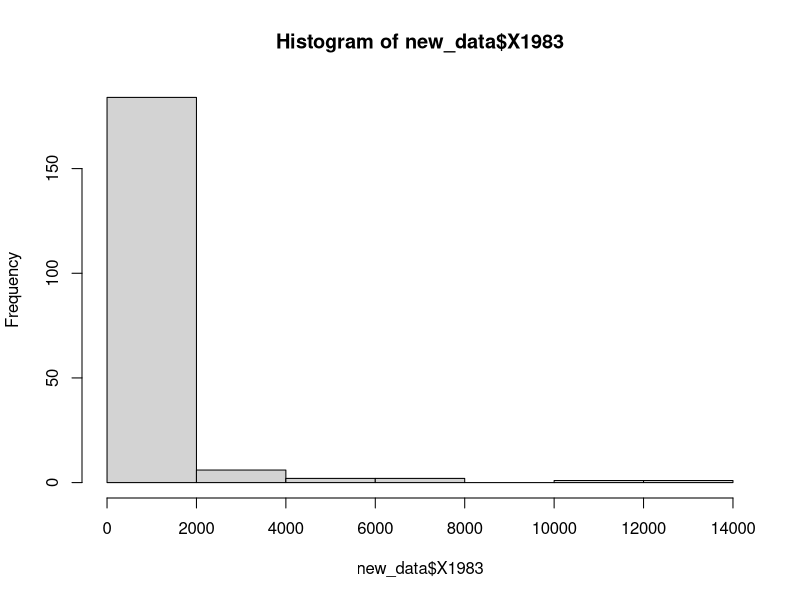
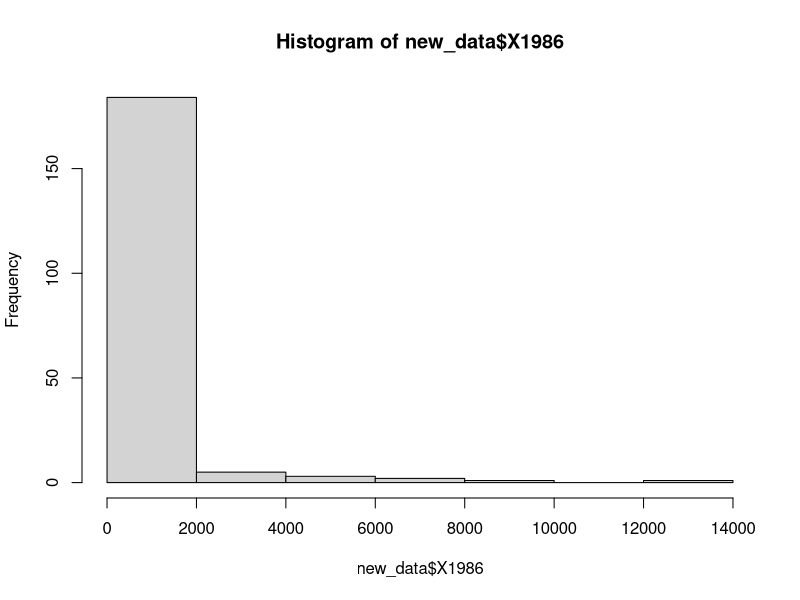
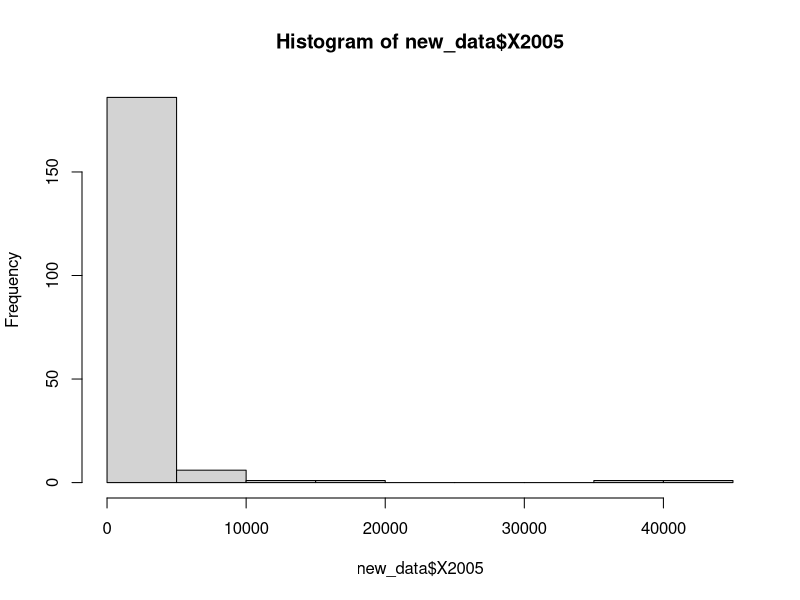
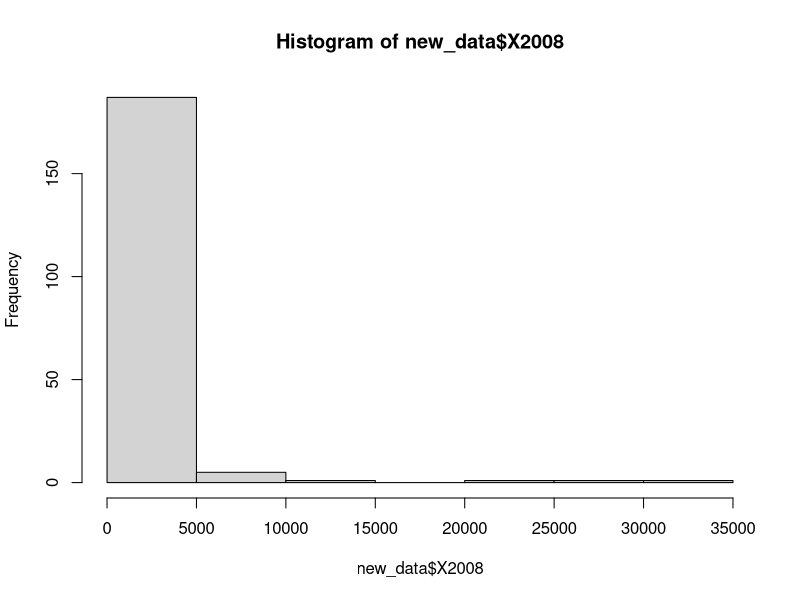
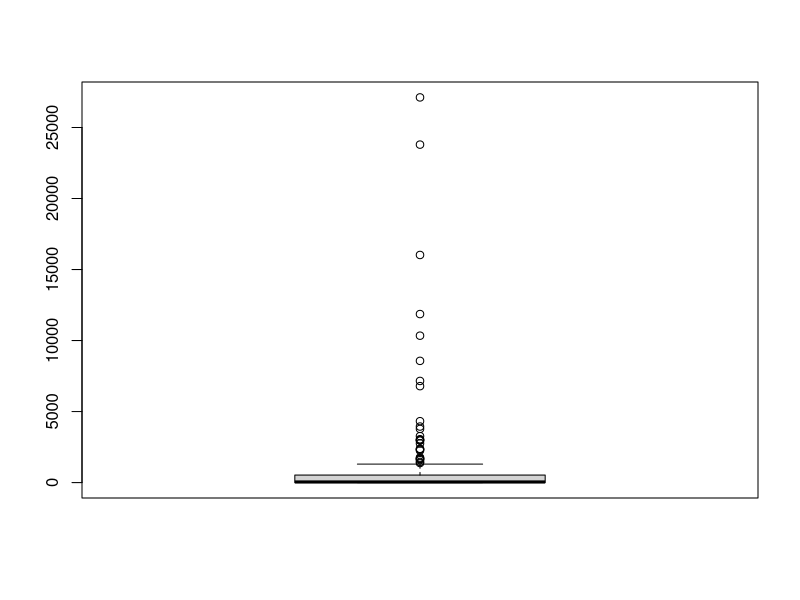
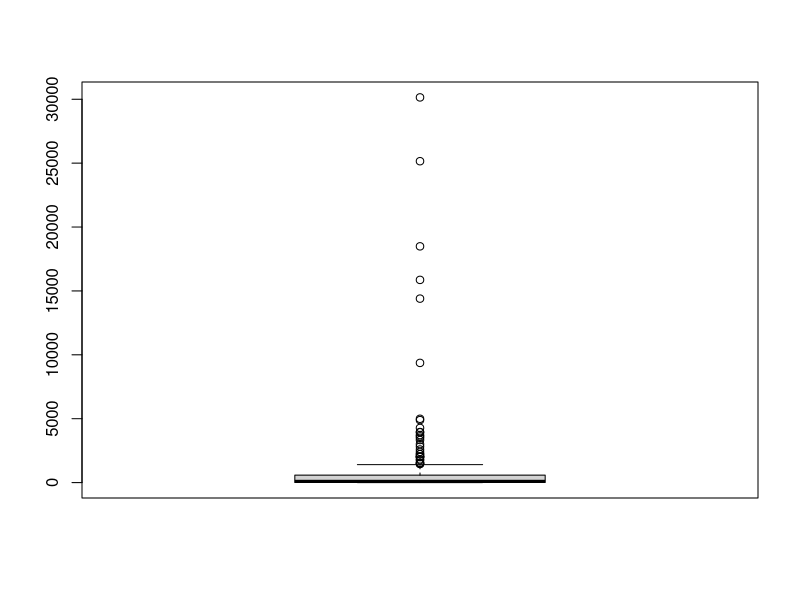
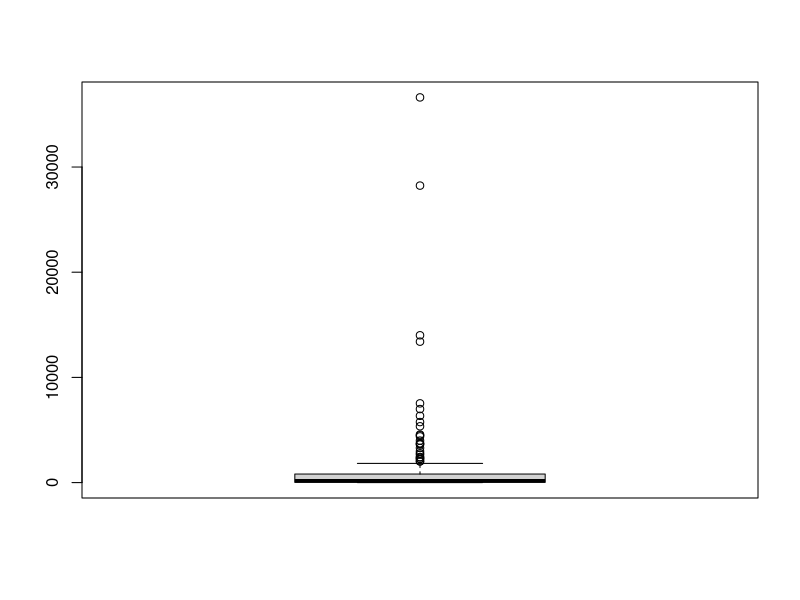
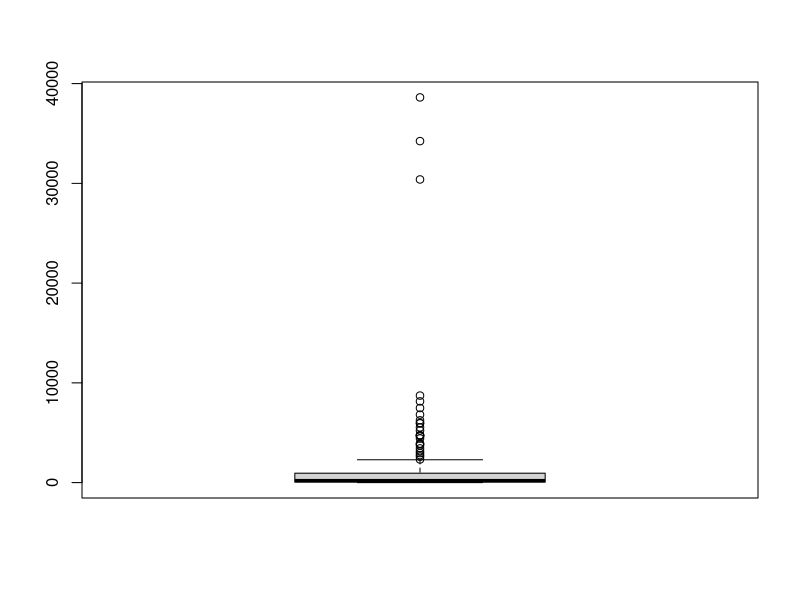

Reproduce these figures in R, in order.
# PROBLEM 1/INITIAL VALUES
data_canada <- read.csv ("Canada.csv", header = TRUE, stringsAsFactors = FALSE, skip = 1)
View(data_canada)
new_data <- data_canada[1:196,10:43]

# PROBLEM 3
sd_1980 <- sd(new_data$X1980)
sd_1990 <- sd(new_data$X1990)
sd_2003 <- sd(new_data$X2003)
sd_2013 <- sd(new_data$X2013)

var_1980 <- var(new_data$X1980)
var_1990 <- var(new_data$X1990)
var_2003 <- var(new_data$X2003)
var_2013 <- var(new_data$X2013)

# PROBLEM 4
hist(new_data$X1983)
hist(new_data$X1986)
hist(new_data$X2005)
hist(new_data$X2008)

boxplot(new_data$X1989)
boxplot(new_data$X1995)
boxplot(new_data$X2004)
boxplot(new_data$X2010)
